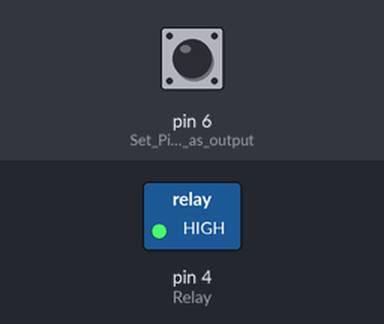
Bench run of a sketch on a simulated Arduino Uno, built with avr-gcc and run on an emulated ATmega328P. Parts: switched loads named in the sketch (green lamp = pin HIGH). The inputs (shaded band) are chosen by the test bench; at power-on: pin 6 (Set_Pin6_as_output) HIGH. What the sketch prints to the serial monitor is not drawn.

Above: at 1.0 s.
At 3.0 s:
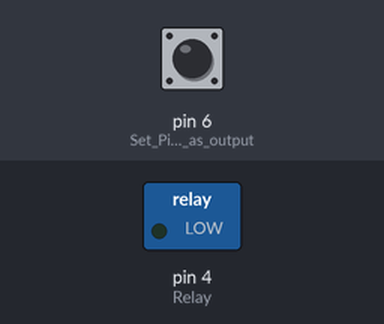
Timing chart, 0 to 5.2 s (numbered marks = the images above):
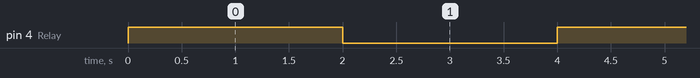

The sketch:

lock_test.ino
```cpp
int Relay = 4;

void setup() {
  Serial.begin(57600);
  pinMode(6, INPUT_PULLUP);         //Set Pin6 as output
  pinMode(Relay, OUTPUT);
}
void loop() {
  int singal=digitalRead(6);
  Serial.println(singal);
  digitalWrite(Relay, HIGH);
  delay(2000);
  digitalWrite(Relay, LOW);
  delay(2000);

}
```

Measured:
- by itself, pin 4 (Relay): alternates HIGH for 2.0 s and LOW for 2.0 s
